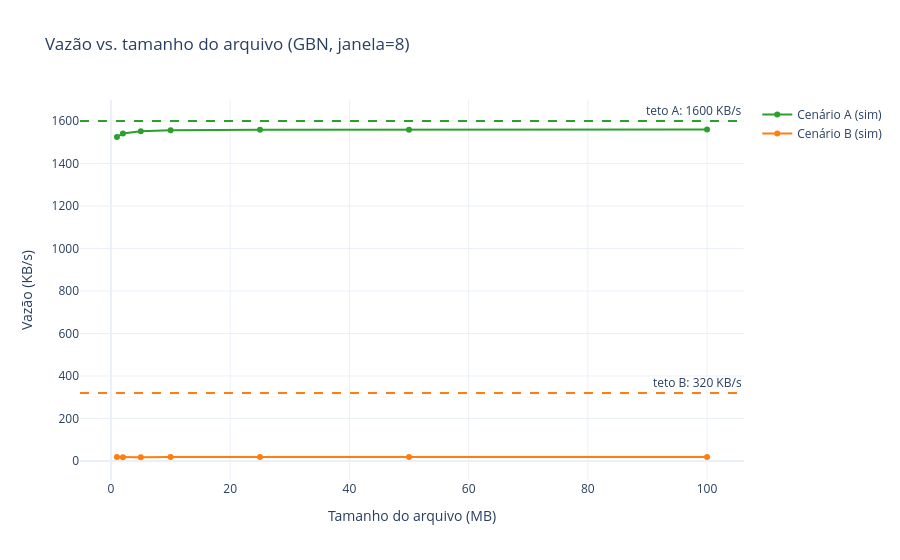

Write notebook code for a chart like this one.
### Markdown cell above
## D5 — Curva de vazão (tarefa 4)
A vazão de um protocolo limitado pela janela satura em `janela × bloco / RTT`. Arquivos maiores amortizam o custo fixo de setup e aproximam a vazão do teto teórico.

### Code cell
from src.sim.throughput import build_figure as throughput_fig

throughput_fig(scenarios=["A", "B"], reps=3).show()

### Figure 1 — Plotly figure (JSON) as saved in the notebook; plotly's stock layout.template omitted (floating-point values rounded to 4 significant figures)
{"data": [{"line": {"color": "#2ca02c"}, "mode": "lines+markers", "name": "Cenário A (sim)", "type": "scatter", "x": [1, 2, 5, 10, 25, 50, 100], "y": [1525.0, 1542.0, 1552.0, 1556.0, 1559.0, 1558.0, 1560.0]}, {"line": {"color": "#ff7f0e"}, "mode": "lines+markers", "name": "Cenário B (sim)", "type": "scatter", "x": [1, 2, 5, 10, 25, 50, 100], "y": [19.13, 17.97, 17.48, 18.73, 18.8, 18.47, 18.28]}], "layout": {"annotations": [{"showarrow": false, "text": "teto A: 1600 KB/s", "x": 1, "xanchor": "right", "xref": "x domain", "y": 1600, "yanchor": "bottom", "yref": "y"}, {"showarrow": false, "text": "teto B: 320 KB/s", "x": 1, "xanchor": "right", "xref": "x domain", "y": 320, "yanchor": "bottom", "yref": "y"}], "shapes": [{"line": {"color": "#2ca02c", "dash": "dash"}, "type": "line", "x0": 0, "x1": 1, "xref": "x domain", "y0": 1600, "y1": 1600, "yref": "y"}, {"line": {"color": "#ff7f0e", "dash": "dash"}, "type": "line", "x0": 0, "x1": 1, "xref": "x domain", "y0": 320, "y1": 320, "yref": "y"}], "title": {"text": "Vazão vs. tamanho do arquivo (GBN, janela=8)"}, "xaxis": {"title": {"text": "Tamanho do arquivo (MB)"}}, "yaxis": {"title": {"text": "Vazão (KB/s)"}}}}
